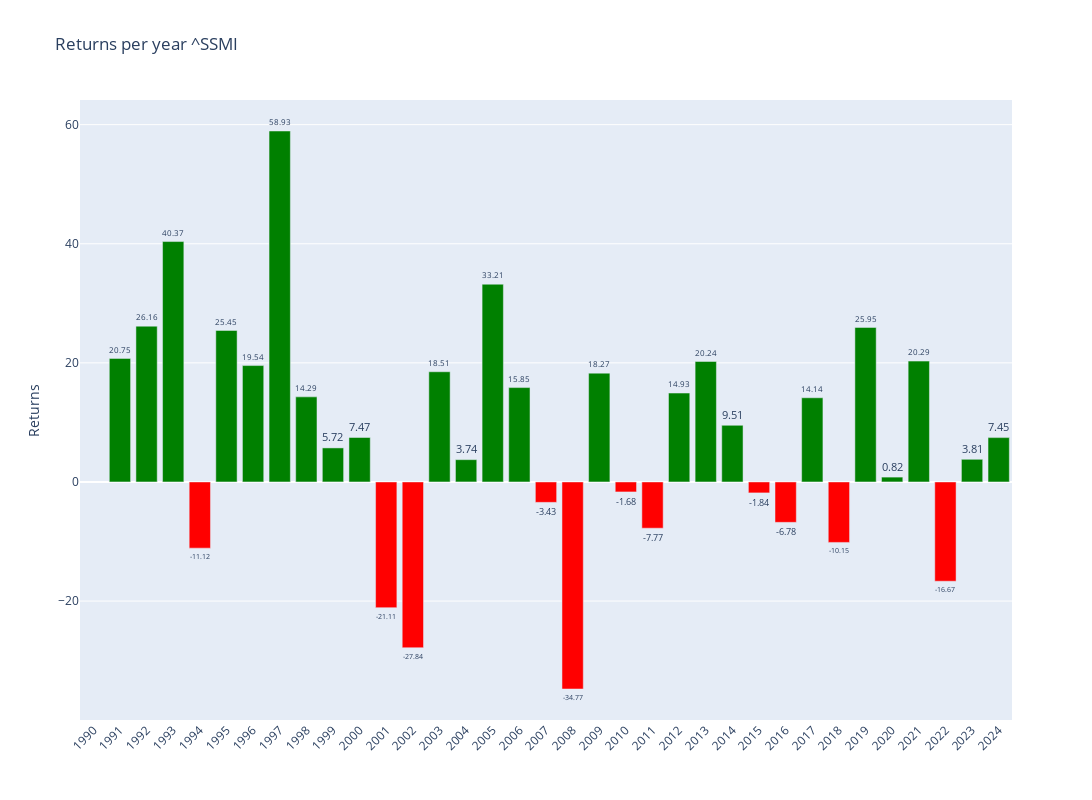

The cell this chart's notebook holds for it:
### Code cell
# Plotly
fig = make_subplots()

# Add colors
colors = ['green' if x >= 0 else 'red' for x in annual_data['Return']]

# Graph (1,1)
fig.add_trace(go.Bar(y=annual_data['Return'],x=annual_data['Return'].index,text=round(annual_data['Return'],2),textposition='outside',marker_color=colors,hoverinfo='skip'),row=1,col=1)

# Update xaxis properties
fig.update_yaxes(title_text="Returns", row=1, col=1)

fig.update_layout(xaxis=dict(tickvals=annual_data.index,tickangle=-45),height=800, width=1300,title=f"Returns per year {ticker}")

fig.show()

### Figure 1 — Plotly figure (JSON) as saved in the notebook; plotly's stock layout.template omitted (floating-point values rounded to 4 significant figures)
{"data": [{"hoverinfo": "skip", "marker": {"color": ["red", "green", "green", "green", "red", "green", "green", "green", "green", "green", "green", "red", "red", "green", "green", "green", "green", "red", "red", "green", "red", "red", "green", "green", "green", "red", "red", "green", "red", "green", "green", "green", "red", "green", "green"]}, "text": [null, 20.75, 26.16, 40.37, -11.12, 25.45, 19.54, 58.93, 14.29, 5.72, 7.47, -21.11, -27.84, 18.51, 3.74, 33.21, 15.85, -3.43, -34.77, 18.27, -1.68, -7.77, 14.93, 20.24, 9.51, -1.84, -6.78, 14.14, -10.15, 25.95, 0.82, 20.29, -16.67, 3.81, 7.45], "textposition": "outside", "type": "bar", "x": [1990, 1991, 1992, 1993, 1994, 1995, 1996, 1997, 1998, 1999, 2000, 2001, 2002, 2003, 2004, 2005, 2006, 2007, 2008, 2009, 2010, 2011, 2012, 2013, 2014, 2015, 2016, 2017, 2018, 2019, 2020, 2021, 2022, 2023, 2024], "xaxis": "x", "y": [null, 20.75, 26.16, 40.37, -11.12, 25.45, 19.54, 58.93, 14.29, 5.717, 7.468, -21.11, -27.84, 18.51, 3.743, 33.21, 15.85, -3.428, -34.77, 18.27, -1.678, -7.766, 14.93, 20.24, 9.513, -1.84, -6.784, 14.14, -10.15, 25.95, 0.8154, 20.29, -16.67, 3.806, 7.447], "yaxis": "y"}], "layout": {"height": 800, "title": {"text": "Returns per year ^SSMI"}, "width": 1300, "xaxis": {"anchor": "y", "domain": [0, 1], "tickangle": -45, "tickvals": [1990, 1991, 1992, 1993, 1994, 1995, 1996, 1997, 1998, 1999, 2000, 2001, 2002, 2003, 2004, 2005, 2006, 2007, 2008, 2009, 2010, 2011, 2012, 2013, 2014, 2015, 2016, 2017, 2018, 2019, 2020, 2021, 2022, 2023, 2024]}, "yaxis": {"anchor": "x", "domain": [0, 1], "title": {"text": "Returns"}}}}
